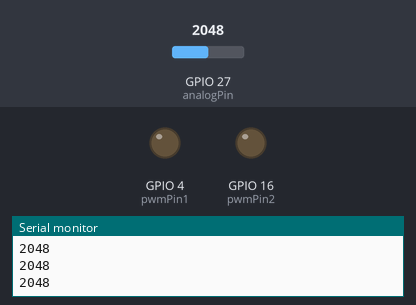
This sketch was run on a simulated ESP32. Parts: output pins drawn as LEDs (lit = HIGH), the last lines printed to the serial monitor. The inputs (shaded band) are chosen by the test bench; at power-on: GPIO 27 (analogPin) = 2048.

Above: at 1.2 s.
1.3 s: GPIO 27 (analogPin) set to 1060
2.8 s: GPIO 27 (analogPin) set to 972
At 3.1 s:
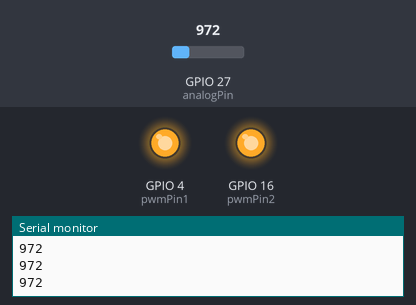
4.3 s: GPIO 27 (analogPin) set to 1040
At 5.5 s:
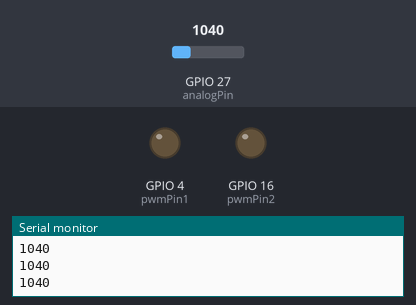
5.8 s: GPIO 27 (analogPin) set to 960
At 6.7 s:
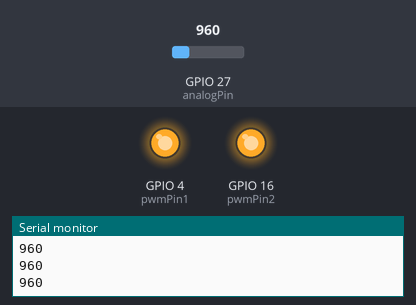
Timing chart, 0 to 8.3 s (numbered marks = the images above; inputs shaded):
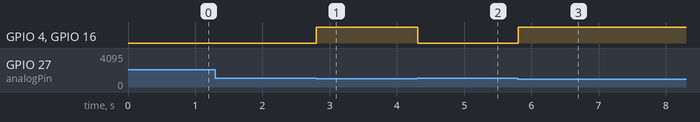

The sketch:

kad12_CdS2LED.ino
```cpp
const int pwmPin1 = 4;  // GPIO IO4ping
const int pwmPin2 = 16; // GPIO IO16ping
const int analogPin = A17;
int darkLevel = 1000; //暗さのしきい値

void setup()
{
  Serial.begin(115200);
  ledcSetup(0, 12899, 8);
  ledcSetup(1, 12899, 8);
  ledcAttachPin(pwmPin1, 0);
  ledcAttachPin(pwmPin2, 1);
}

void loop()
{
  int a = analogRead(analogPin);
  if (a < darkLevel)
  {
    ledcWrite(0, 255);
    ledcWrite(1, 255);
  }
  else
  {
    ledcWrite(0, 0);
    ledcWrite(1, 0);
  }
  Serial.println(a);
  delay(10);
}
```

Measured:
- the behaviour switches between 1000 and 999 on GPIO 27 (analogPin) (found by bisection; images 0 and 1)
- after the input at 2.8 s, GPIO 4 (pwmPin1), GPIO 16 (pwmPin2): LOW → HIGH at once
- after the input at 4.3 s, GPIO 4 (pwmPin1), GPIO 16 (pwmPin2): HIGH → LOW at once
- after the input at 5.8 s, GPIO 4 (pwmPin1), GPIO 16 (pwmPin2): LOW → HIGH at once
